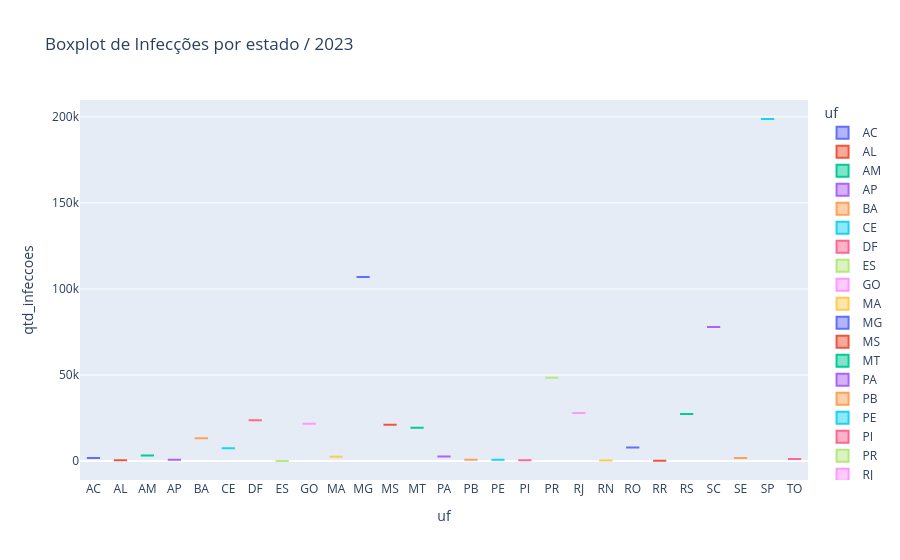

Notebook source saved alongside this figure:
### Code cell
# mais detalhes

fig = px.box(infeccoes_estado_2023, x = 'uf', y = 'qtd_infeccoes', color = 'uf', title = 'Boxplot de Infecções por estado / 2023')
fig.show()

### Figure 1 — Plotly figure (JSON) as saved in the notebook; plotly's stock layout.template omitted (floating-point values rounded to 4 significant figures)
{"data": [{"alignmentgroup": "True", "hovertemplate": "uf=%{x}<br>qtd_infeccoes=%{y}<extra></extra>", "legendgroup": "AC", "marker": {"color": "#636efa"}, "name": "AC", "notched": false, "offsetgroup": "AC", "orientation": "v", "showlegend": true, "type": "box", "x": ["AC"], "x0": " ", "xaxis": "x", "y": [1781], "y0": " ", "yaxis": "y"}, {"alignmentgroup": "True", "hovertemplate": "uf=%{x}<br>qtd_infeccoes=%{y}<extra></extra>", "legendgroup": "AL", "marker": {"color": "#EF553B"}, "name": "AL", "notched": false, "offsetgroup": "AL", "orientation": "v", "showlegend": true, "type": "box", "x": ["AL"], "x0": " ", "xaxis": "x", "y": [473], "y0": " ", "yaxis": "y"}, {"alignmentgroup": "True", "hovertemplate": "uf=%{x}<br>qtd_infeccoes=%{y}<extra></extra>", "legendgroup": "AM", "marker": {"color": "#00cc96"}, "name": "AM", "notched": false, "offsetgroup": "AM", "orientation": "v", "showlegend": true, "type": "box", "x": ["AM"], "x0": " ", "xaxis": "x", "y": [3263], "y0": " ", "yaxis": "y"}, {"alignmentgroup": "True", "hovertemplate": "uf=%{x}<br>qtd_infeccoes=%{y}<extra></extra>", "legendgroup": "AP", "marker": {"color": "#ab63fa"}, "name": "AP", "notched": false, "offsetgroup": "AP", "orientation": "v", "showlegend": true, "type": "box", "x": ["AP"], "x0": " ", "xaxis": "x", "y": [742], "y0": " ", "yaxis": "y"}, {"alignmentgroup": "True", "hovertemplate": "uf=%{x}<br>qtd_infeccoes=%{y}<extra></extra>", "legendgroup": "BA", "marker": {"color": "#FFA15A"}, "name": "BA", "notched": false, "offsetgroup": "BA", "orientation": "v", "showlegend": true, "type": "box", "x": ["BA"], "x0": " ", "xaxis": "x", "y": [13249], "y0": " ", "yaxis": "y"}, {"alignmentgroup": "True", "hovertemplate": "uf=%{x}<br>qtd_infeccoes=%{y}<extra></extra>", "legendgroup": "CE", "marker": {"color": "#19d3f3"}, "name": "CE", "notched": false, "offsetgroup": "CE", "orientation": "v", "showlegend": true, "type": "box", "x": ["CE"], "x0": " ", "xaxis": "x", "y": [7437], "y0": " ", "yaxis": "y"}, {"alignmentgroup": "True", "hovertemplate": "uf=%{x}<br>qtd_infeccoes=%{y}<extra></extra>", "legendgroup": "DF", "marker": {"color": "#FF6692"}, "name": "DF", "notched": false, "offsetgroup": "DF", "orientation": "v", "showlegend": true, "type": "box", "x": ["DF"], "x0": " ", "xaxis": "x", "y": [23710], "y0": " ", "yaxis": "y"}, {"alignmentgroup": "True", "hovertemplate": "uf=%{x}<br>qtd_infeccoes=%{y}<extra></extra>", "legendgroup": "ES", "marker": {"color": "#B6E880"}, "name": "ES", "notched": false, "offsetgroup": "ES", "orientation": "v", "showlegend": true, "type": "box", "x": ["ES"], "x0": " ", "xaxis": "x", "y": [0], "y0": " ", "yaxis": "y"}, {"alignmentgroup": "True", "hovertemplate": "uf=%{x}<br>qtd_infeccoes=%{y}<extra></extra>", "legendgroup": "GO", "marker": {"color": "#FF97FF"}, "name": "GO", "notched": false, "offsetgroup": "GO", "orientation": "v", "showlegend": true, "type": "box", "x": ["GO"], "x0": " ", "xaxis": "x", "y": [21682], "y0": " ", "yaxis": "y"}, {"alignmentgroup": "True", "hovertemplate": "uf=%{x}<br>qtd_infeccoes=%{y}<extra></extra>", "legendgroup": "MA", "marker": {"color": "#FECB52"}, "name": "MA", "notched": false, "offsetgroup": "MA", "orientation": "v", "showlegend": true, "type": "box", "x": ["MA"], "x0": " ", "xaxis": "x", "y": [2428], "y0": " ", "yaxis": "y"}, {"alignmentgroup": "True", "hovertemplate": "uf=%{x}<br>qtd_infeccoes=%{y}<extra></extra>", "legendgroup": "MG", "marker": {"color": "#636efa"}, "name": "MG", "notched": false, "offsetgroup": "MG", "orientation": "v", "showlegend": true, "type": "box", "x": ["MG"], "x0": " ", "xaxis": "x", "y": [106923], "y0": " ", "yaxis": "y"}, {"alignmentgroup": "True", "hovertemplate": "uf=%{x}<br>qtd_infeccoes=%{y}<extra></extra>", "legendgroup": "MS", "marker": {"color": "#EF553B"}, "name": "MS", "notched": false, "offsetgroup": "MS", "orientation": "v", "showlegend": true, "type": "box", "x": ["MS"], "x0": " ", "xaxis": "x", "y": [21098], "y0": " ", "yaxis": "y"}, {"alignmentgroup": "True", "hovertemplate": "uf=%{x}<br>qtd_infeccoes=%{y}<extra></extra>", "legendgroup": "MT", "marker": {"color": "#00cc96"}, "name": "MT", "notched": false, "offsetgroup": "MT", "orientation": "v", "showlegend": true, "type": "box", "x": ["MT"], "x0": " ", "xaxis": "x", "y": [19356], "y0": " ", "yaxis": "y"}, {"alignmentgroup": "True", "hovertemplate": "uf=%{x}<br>qtd_infeccoes=%{y}<extra></extra>", "legendgroup": "PA", "marker": {"color": "#ab63fa"}, "name": "PA", "notched": false, "offsetgroup": "PA", "orientation": "v", "showlegend": true, "type": "box", "x": ["PA"], "x0": " ", "xaxis": "x", "y": [2607], "y0": " ", "yaxis": "y"}, {"alignmentgroup": "True", "hovertemplate": "uf=%{x}<br>qtd_infeccoes=%{y}<extra></extra>", "legendgroup": "PB", "marker": {"color": "#FFA15A"}, "name": "PB", "notched": false, "offsetgroup": "PB", "orientation": "v", "showlegend": true, "type": "box", "x": ["PB"], "x0": " ", "xaxis": "x", "y": [746], "y0": " ", "yaxis": "y"}, {"alignmentgroup": "True", "hovertemplate": "uf=%{x}<br>qtd_infeccoes=%{y}<extra></extra>", "legendgroup": "PE", "marker": {"color": "#19d3f3"}, "name": "PE", "notched": false, "offsetgroup": "PE", "orientation": "v", "showlegend": true, "type": "box", "x": ["PE"], "x0": " ", "xaxis": "x", "y": [680], "y0": " ", "yaxis": "y"}, {"alignmentgroup": "True", "hovertemplate": "uf=%{x}<br>qtd_infeccoes=%{y}<extra></extra>", "legendgroup": "PI", "marker": {"color": "#FF6692"}, "name": "PI", "notched": false, "offsetgroup": "PI", "orientation": "v", "showlegend": true, "type": "box", "x": ["PI"], "x0": " ", "xaxis": "x", "y": [431], "y0": " ", "yaxis": "y"}, {"alignmentgroup": "True", "hovertemplate": "uf=%{x}<br>qtd_infeccoes=%{y}<extra></extra>", "legendgroup": "PR", "marker": {"color": "#B6E880"}, "name": "PR", "notched": false, "offsetgroup": "PR", "orientation": "v", "showlegend": true, "type": "box", "x": ["PR"], "x0": " ", "xaxis": "x", "y": [48328], "y0": " ", "yaxis": "y"}, {"alignmentgroup": "True", "hovertemplate": "uf=%{x}<br>qtd_infeccoes=%{y}<extra></extra>", "legendgroup": "RJ", "marker": {"color": "#FF97FF"}, "name": "RJ", "notched": false, "offsetgroup": "RJ", "orientation": "v", "showlegend": true, "type": "box", "x": ["RJ"], "x0": " ", "xaxis": "x", "y": [27905], "y0": " ", "yaxis": "y"}, {"alignmentgroup": "True", "hovertemplate": "uf=%{x}<br>qtd_infeccoes=%{y}<extra></extra>", "legendgroup": "RN", "marker": {"color": "#FECB52"}, "name": "RN", "notched": false, "offsetgroup": "RN", "orientation": "v", "showlegend": true, "type": "box", "x": ["RN"], "x0": " ", "xaxis": "x", "y": [355], "y0": " ", "yaxis": "y"}, {"alignmentgroup": "True", "hovertemplate": "uf=%{x}<br>qtd_infeccoes=%{y}<extra></extra>", "legendgroup": "RO", "marker": {"color": "#636efa"}, "name": "RO", "notched": false, "offsetgroup": "RO", "orientation": "v", "showlegend": true, "type": "box", "x": ["RO"], "x0": " ", "xaxis": "x", "y": [7904], "y0": " ", "yaxis": "y"}, {"alignmentgroup": "True", "hovertemplate": "uf=%{x}<br>qtd_infeccoes=%{y}<extra></extra>", "legendgroup": "RR", "marker": {"color": "#EF553B"}, "name": "RR", "notched": false, "offsetgroup": "RR", "orientation": "v", "showlegend": true, "type": "box", "x": ["RR"], "x0": " ", "xaxis": "x", "y": [182], "y0": " ", "yaxis": "y"}, {"alignmentgroup": "True", "hovertemplate": "uf=%{x}<br>qtd_infeccoes=%{y}<extra></extra>", "legendgroup": "RS", "marker": {"color": "#00cc96"}, "name": "RS", "notched": false, "offsetgroup": "RS", "orientation": "v", "showlegend": true, "type": "box", "x": ["RS"], "x0": " ", "xaxis": "x", "y": [27389], "y0": " ", "yaxis": "y"}, {"alignmentgroup": "True", "hovertemplate": "uf=%{x}<br>qtd_infeccoes=%{y}<extra></extra>", "legendgroup": "SC", "marker": {"color": "#ab63fa"}, "name": "SC", "notched": false, "offsetgroup": "SC", "orientation": "v", "showlegend": true, "type": "box", "x": ["SC"], "x0": " ", "xaxis": "x", "y": [77954], "y0": " ", "yaxis": "y"}, {"alignmentgroup": "True", "hovertemplate": "uf=%{x}<br>qtd_infeccoes=%{y}<extra></extra>", "legendgroup": "SE", "marker": {"color": "#FFA15A"}, "name": "SE", "notched": false, "offsetgroup": "SE", "orientation": "v", "showlegend": true, "type": "box", "x": ["SE"], "x0": " ", "xaxis": "x", "y": [1749], "y0": " ", "yaxis": "y"}, {"alignmentgroup": "True", "hovertemplate": "uf=%{x}<br>qtd_infeccoes=%{y}<extra></extra>", "legendgroup": "SP", "marker": {"color": "#19d3f3"}, "name": "SP", "notched": false, "offsetgroup": "SP", "orientation": "v", "showlegend": true, "type": "box", "x": ["SP"], "x0": " ", "xaxis": "x", "y": [198774], "y0": " ", "yaxis": "y"}, {"alignmentgroup": "True", "hovertemplate": "uf=%{x}<br>qtd_infeccoes=%{y}<extra></extra>", "legendgroup": "TO", "marker": {"color": "#FF6692"}, "name": "TO", "notched": false, "offsetgroup": "TO", "orientation": "v", "showlegend": true, "type": "box", "x": ["TO"], "x0": " ", "xaxis": "x", "y": [1232], "y0": " ", "yaxis": "y"}], "layout": {"boxmode": "overlay", "legend": {"title": {"text": "uf"}, "tracegroupgap": 0}, "title": {"text": "Boxplot de Infecções por estado / 2023"}, "xaxis": {"anchor": "y", "categoryarray": ["AC", "AL", "AM", "AP", "BA", "CE", "DF", "ES", "GO", "MA", "MG", "MS", "MT", "PA", "PB", "PE", "PI", "PR", "RJ", "RN", "RO", "RR", "RS", "SC", "SE", "SP", "TO"], "categoryorder": "array", "domain": [0, 1], "title": {"text": "uf"}}, "yaxis": {"anchor": "x", "domain": [0, 1], "title": {"text": "qtd_infeccoes"}}}}
